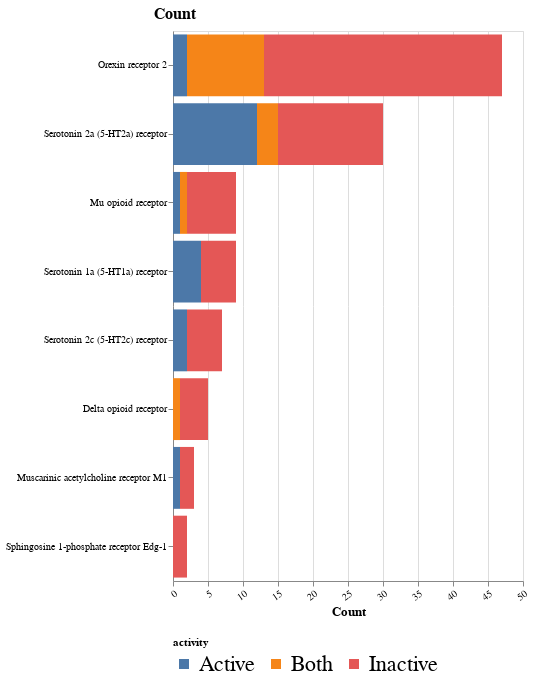

Notebook source saved alongside this figure:
### Code cell
def make_altair_long(df):
    ch = alt.Chart(df).mark_bar()

    ch = ch.encode(
        y = alt.Y('pref_name', sort='-x', title='Count'),
        x = alt.X('count()', title='Count'),
        color=alt.Color('activity'),
        order=alt.Order('activity', sort='ascending'),
        tooltip=['count()',]).properties(height=550,width=350).configure_axisY(
        titleFontSize=13,
            ).configure_axisX(
            titleFontSize=13
            ).configure_axisBottom(labelAngle=-35).configure_header(
                titleFontSize=40, 
                labelFontSize=40
            ).configure_axisY(
                titleAngle=0,
                titleAlign="left",
                titleY=-10,
                titleX=-20,
                titleFontSize=16,
            ).configure_legend(orient='bottom',labelFontSize=22)
    
    return ch



make_altair_long(parse_data(df, [types[4]], 5))

### Figure 1 — Vega-Lite specification as saved in the notebook (floating-point values rounded to 4 significant figures)
{"config": {"view": {"continuousWidth": 400, "continuousHeight": 300}, "axisBottom": {"labelAngle": -35}, "axisX": {"titleFontSize": 13}, "axisY": {"titleAlign": "left", "titleAngle": 0, "titleFontSize": 16, "titleX": -20, "titleY": -10}, "header": {"labelFontSize": 40, "titleFontSize": 40}, "legend": {"labelFontSize": 22, "orient": "bottom"}}, "data": {"name": "data-74de84b85bdc4667bfbf1221cdf150e5"}, "mark": "bar", "encoding": {"color": {"type": "nominal", "field": "activity"}, "order": {"type": "nominal", "field": "activity", "sort": "ascending"}, "tooltip": [{"type": "quantitative", "aggregate": "count"}], "x": {"type": "quantitative", "aggregate": "count", "title": "Count"}, "y": {"type": "nominal", "field": "pref_name", "sort": "-x", "title": "Count"}}, "height": 550, "width": 350, "$schema": "https://vega.github.io/schema/vega-lite/v4.8.1.json", "datasets": {"data-74de84b85bdc4667bfbf1221cdf150e5": [{"pref_name": "Orexin receptor 2", "activity": "Inactive"}, {"pref_name": "Orexin receptor 2", "activity": "Inactive"}, {"pref_name": "Serotonin 2a (5-HT2a) receptor", "activity": "Inactive"}, {"pref_name": "Orexin receptor 2", "activity": "Inactive"}, {"pref_name": "Delta opioid receptor", "activity": "Both"}, {"pref_name": "Orexin receptor 2", "activity": "Inactive"}, {"pref_name": "Mu opioid receptor", "activity": "Inactive"}, {"pref_name": "Orexin receptor 2", "activity": "Inactive"}, {"pref_name": "Orexin receptor 2", "activity": "Both"}, {"pref_name": "Orexin receptor 2", "activity": "Both"}, {"pref_name": "Mu opioid receptor", "activity": "Inactive"}, {"pref_name": "Orexin receptor 2", "activity": "Inactive"}, {"pref_name": "Mu opioid receptor", "activity": "Inactive"}, {"pref_name": "Orexin receptor 2", "activity": "Active"}, {"pref_name": "Orexin receptor 2", "activity": "Inactive"}, {"pref_name": "Orexin receptor 2", "activity": "Inactive"}, {"pref_name": "Orexin receptor 2", "activity": "Active"}, {"pref_name": "Orexin receptor 2", "activity": "Both"}, {"pref_name": "Orexin receptor 2", "activity": "Inactive"}, {"pref_name": "Orexin receptor 2", "activity": "Inactive"}, {"pref_name": "Orexin receptor 2", "activity": "Inactive"}, {"pref_name": "Orexin receptor 2", "activity": "Inactive"}, {"pref_name": "Delta opioid receptor", "activity": "Inactive"}, {"pref_name": "Mu opioid receptor", "activity": "Inactive"}, {"pref_name": "Orexin receptor 2", "activity": "Inactive"}, {"pref_name": "Delta opioid receptor", "activity": "Inactive"}, {"pref_name": "Orexin receptor 2", "activity": "Both"}, {"pref_name": "Orexin receptor 2", "activity": "Inactive"}, {"pref_name": "Orexin receptor 2", "activity": "Inactive"}, {"pref_name": "Orexin receptor 2", "activity": "Both"}, {"pref_name": "Orexin receptor 2", "activity": "Both"}, {"pref_name": "Orexin receptor 2", "activity": "Inactive"}, {"pref_name": "Orexin receptor 2", "activity": "Both"}, {"pref_name": "Orexin receptor 2", "activity": "Inactive"}, {"pref_name": "Orexin receptor 2", "activity": "Both"}, {"pref_name": "Orexin receptor 2", "activity": "Both"}, {"pref_name": "Orexin receptor 2", "activity": "Inactive"}, {"pref_name": "Orexin receptor 2", "activity": "Inactive"}, {"pref_name": "Orexin receptor 2", "activity": "Inactive"}, {"pref_name": "Orexin receptor 2", "activity": "Inactive"}, {"pref_name": "Mu opioid receptor", "activity": "Inactive"}, {"pref_name": "Orexin receptor 2", "activity": "Inactive"}, {"pref_name": "Orexin receptor 2", "activity": "Inactive"}, {"pref_name": "Orexin receptor 2", "activity": "Inactive"}, {"pref_name": "Mu opioid receptor", "activity": "Inactive"}, {"pref_name": "Delta opioid receptor", "activity": "Inactive"}, {"pref_name": "Mu opioid receptor", "activity": "Inactive"}, {"pref_name": "Orexin receptor 2", "activity": "Inactive"}, {"pref_name": "Orexin receptor 2", "activity": "Inactive"}, {"pref_name": "Orexin receptor 2", "activity": "Inactive"}, {"pref_name": "Orexin receptor 2", "activity": "Inactive"}, {"pref_name": "Orexin receptor 2", "activity": "Inactive"}, {"pref_name": "Orexin receptor 2", "activity": "Inactive"}, {"pref_name": "Mu opioid receptor", "activity": "Both"}, {"pref_name": "Orexin receptor 2", "activity": "Inactive"}, {"pref_name": "Muscarinic acetylcholine receptor M1", "activity": "Active"}, {"pref_name": "Serotonin 2a (5-HT2a) receptor", "activity": "Inactive"}, {"pref_name": "Orexin receptor 2", "activity": "Inactive"}, {"pref_name": "Orexin receptor 2", "activity": "Both"}, {"pref_name": "Orexin receptor 2", "activity": "Inactive"}, {"pref_name": "Orexin receptor 2", "activity": "Both"}, {"pref_name": "Muscarinic acetylcholine receptor M1", "activity": "Inactive"}, {"pref_name": "Serotonin 2c (5-HT2c) receptor", "activity": "Active"}, {"pref_name": "Serotonin 2a (5-HT2a) receptor", "activity": "Active"}, {"pref_name": "Serotonin 2c (5-HT2c) receptor", "activity": "Inactive"}, {"pref_name": "Orexin receptor 2", "activity": "Inactive"}, {"pref_name": "Sphingosine 1-phosphate receptor Edg-1", "activity": "Inactive"}, {"pref_name": "Sphingosine 1-phosphate receptor Edg-1", "activity": "Inactive"}, {"pref_name": "Serotonin 2c (5-HT2c) receptor", "activity": "Inactive"}, {"pref_name": "Serotonin 2c (5-HT2c) receptor", "activity": "Inactive"}, {"pref_name": "Serotonin 2c (5-HT2c) receptor", "activity": "Inactive"}, {"pref_name": "Serotonin 2a (5-HT2a) receptor", "activity": "Active"}, {"pref_name": "Serotonin 2a (5-HT2a) receptor", "activity": "Active"}, {"pref_name": "Serotonin 2a (5-HT2a) receptor", "activity": "Active"}, {"pref_name": "Serotonin 1a (5-HT1a) receptor", "activity": "Inactive"}, {"pref_name": "Serotonin 2c (5-HT2c) receptor", "activity": "Inactive"}, {"pref_name": "Serotonin 2a (5-HT2a) receptor", "activity": "Active"}, {"pref_name": "Mu opioid receptor", "activity": "Active"}, {"pref_name": "Serotonin 2a (5-HT2a) receptor", "activity": "Both"}, {"pref_name": "Serotonin 2a (5-HT2a) receptor", "activity": "Active"}, {"pref_name": "Serotonin 1a (5-HT1a) receptor", "activity": "Inactive"}, {"pref_name": "Serotonin 2a (5-HT2a) receptor", "activity": "Inactive"}, {"pref_name": "Serotonin 2a (5-HT2a) receptor", "activity": "Both"}, {"pref_name": "Serotonin 2c (5-HT2c) receptor", "activity": "Active"}, {"pref_name": "Serotonin 2a (5-HT2a) receptor", "activity": "Both"}, {"pref_name": "Serotonin 2a (5-HT2a) receptor", "activity": "Active"}, {"pref_name": "Serotonin 1a (5-HT1a) receptor", "activity": "Active"}, {"pref_name": "Serotonin 2a (5-HT2a) receptor", "activity": "Inactive"}, {"pref_name": "Serotonin 2a (5-HT2a) receptor", "activity": "Inactive"}, {"pref_name": "Serotonin 2a (5-HT2a) receptor", "activity": "Active"}, {"pref_name": "Serotonin 2a (5-HT2a) receptor", "activity": "Active"}, {"pref_name": "Serotonin 1a (5-HT1a) receptor", "activity": "Active"}, {"pref_name": "Serotonin 2a (5-HT2a) receptor", "activity": "Active"}, {"pref_name": "Serotonin 2a (5-HT2a) receptor", "activity": "Active"}, {"pref_name": "Serotonin 2a (5-HT2a) receptor", "activity": "Inactive"}, {"pref_name": "Serotonin 2a (5-HT2a) receptor", "activity": "Inactive"}, {"pref_name": "Serotonin 2a (5-HT2a) receptor", "activity": "Inactive"}, {"pref_name": "Serotonin 2a (5-HT2a) receptor", "activity": "Active"}, {"pref_name": "Serotonin 1a (5-HT1a) receptor", "activity": "Active"}, {"pref_name": "Serotonin 2a (5-HT2a) receptor", "activity": "Inactive"}, {"pref_name": "Serotonin 1a (5-HT1a) receptor", "activity": "Active"}, {"pref_name": "Serotonin 2a (5-HT2a) receptor", "activity": "Inactive"}, {"pref_name": "Serotonin 2a (5-HT2a) receptor", "activity": "Inactive"}, {"pref_name": "Serotonin 2a (5-HT2a) receptor", "activity": "Inactive"}, {"pref_name": "Serotonin 1a (5-HT1a) receptor", "activity": "Inactive"}, {"pref_name": "Serotonin 2a (5-HT2a) receptor", "activity": "Inactive"}, {"pref_name": "Serotonin 2a (5-HT2a) receptor", "activity": "Inactive"}, {"pref_name": "Serotonin 1a (5-HT1a) receptor", "activity": "Inactive"}, {"pref_name": "Muscarinic acetylcholine receptor M1", "activity": "Inactive"}, {"pref_name": "Serotonin 1a (5-HT1a) receptor", "activity": "Inactive"}, {"pref_name": "Delta opioid receptor", "activity": "Inactive"}, {"pref_name": "Serotonin 2a (5-HT2a) receptor", "activity": "Inactive"}]}}
